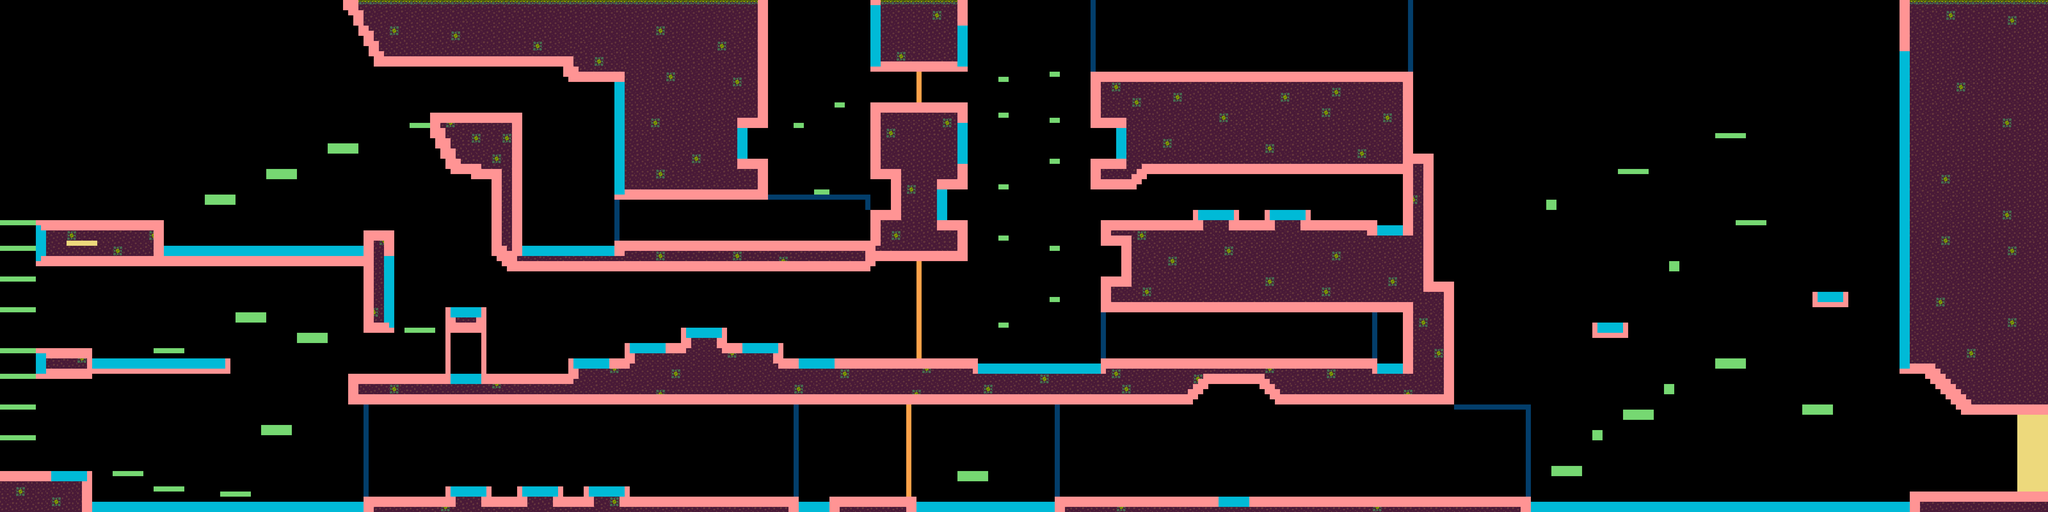

Below is a game level as drawn by its tile map, then a one-line description and the .tmx that defines it (tile-layer data replaced by summaries):
An orthogonal 400x100 tile map with 16x16 px tiles, 2 tile layers (Level, Collisions), 2 tilesets.

<map version="1.4" tiledversion="1.4.2" orientation="orthogonal" renderorder="right-down" width="400" height="100" tilewidth="16" tileheight="16" infinite="0" nextlayerid="4" nextobjectid="1">
 <tileset firstgid="1" name="swampTileset" tilewidth="16" tileheight="16" tilecount="288" columns="24">
  <image source="Tileset.png" width="384" height="192" />
 </tileset>
 <tileset firstgid="289" name="collisions" tilewidth="16" tileheight="16" tilecount="6" columns="6">
  <image source="collisions16x16.png" width="96" height="16" />
 </tileset>
 <layer id="1" name="Level" width="400" height="100">
  <properties>
   <property name="Drawable" type="bool" value="true" />
  </properties>
  <data>[40000 cells, 12009 non-empty, 107 distinct tile ids]</data>
 </layer>
 <layer id="2" name="Collisions" width="400" height="100">
  <properties>
   <property name="Collision" type="bool" value="true" />
   <property name="Drawable" type="bool" value="false" />
  </properties>
  <data>[40000 cells, 5006 non-empty, 6 distinct tile ids]</data>
 </layer>
</map>
